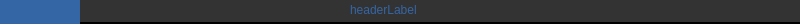
<?xml version="1.0" encoding="UTF-8"?>
<ui version="4.0">
 <class>status</class>
 <widget class="QWidget" name="status">
  <property name="geometry">
   <rect>
    <x>0</x>
    <y>0</y>
    <width>800</width>
    <height>24</height>
   </rect>
  </property>
  <property name="windowTitle">
   <string>Form</string>
  </property>
  <property name="styleSheet">
   <string notr="true">background-color: rgb(51, 51, 51);
</string>
  </property>
  <widget class="QWidget" name="header" native="true">
   <property name="geometry">
    <rect>
     <x>0</x>
     <y>0</y>
     <width>800</width>
     <height>24</height>
    </rect>
   </property>
   <property name="styleSheet">
    <string notr="true">#header{

border-bottom-color: black;
border-bottom-style: solid;
border-bottom-width:2px;
}</string>
   </property>
   <widget class="QWidget" name="statusAnimation" native="true">
    <property name="geometry">
     <rect>
      <x>0</x>
      <y>0</y>
      <width>80</width>
      <height>24</height>
     </rect>
    </property>
    <property name="styleSheet">
     <string notr="true">background-color: rgb(52, 101, 164);</string>
    </property>
   </widget>
   <widget class="QLabel" name="headerLabel">
    <property name="geometry">
     <rect>
      <x>350</x>
      <y>0</y>
      <width>111</width>
      <height>20</height>
     </rect>
    </property>
    <property name="styleSheet">
     <string notr="true">color: rgb(52, 101, 164);</string>
    </property>
    <property name="text">
     <string>headerLabel</string>
    </property>
   </widget>
  </widget>
 </widget>
 <resources/>
 <connections/>
</ui>
